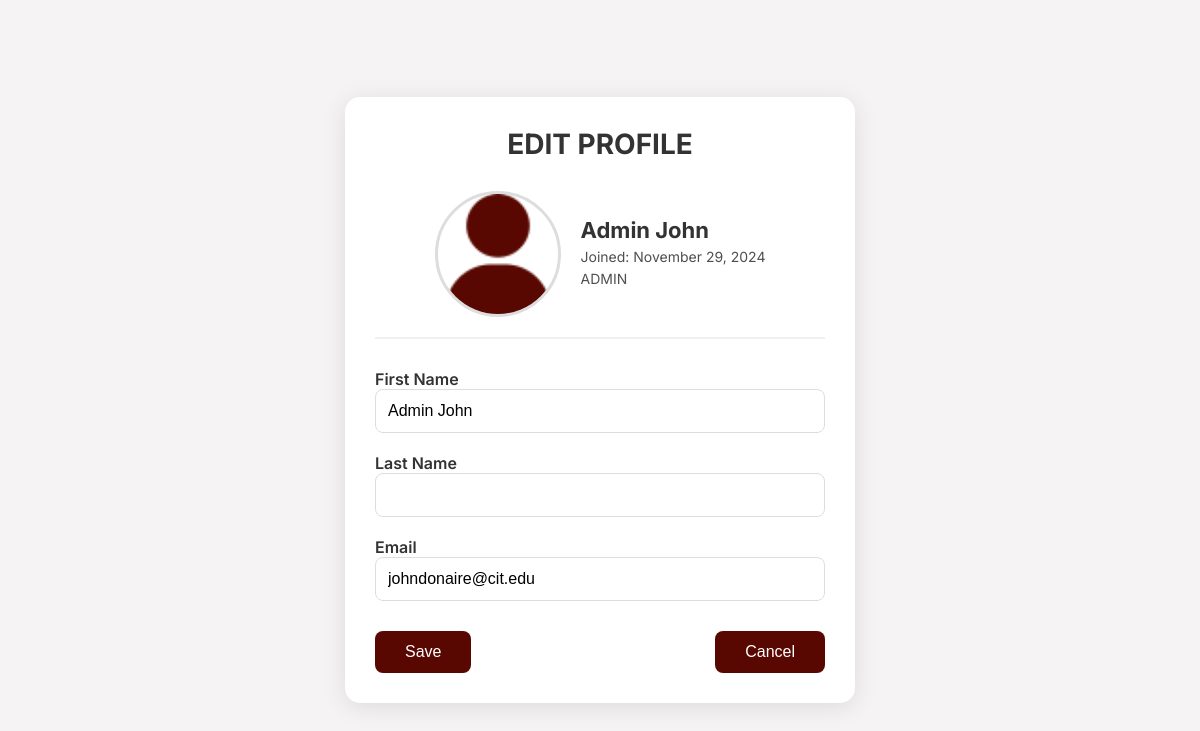
The page /dashboard/edit-profile/ (signed in) on the database its author committed.
### authentication/models.py (models this page shows, shortened)
class UserProfile(AbstractUser):  # Extending Django's built-in User model
    ROLE_CHOICES = [
        ('EMPLOYEE', 'Employee'),
        ('ADMIN', 'Admin'),
    ]
    role = models.CharField(max_length=20, choices=ROLE_CHOICES, default='EMPLOYEE')  # Add role field

### dashboard/views.py (the view, shortened to what this page needs)
# urls.py: path('edit-profile/', views.edit_profile_view, name='edit_profile'),
@login_required  # Ensure the user is logged in before accessing the edit profile page
def edit_profile_view(request):
    user_profile = request.user  # Get the logged-in user's profile
    full_name = f"{user_profile.first_name} {user_profile.last_name}"
    return render(request, 'edit_profile.html', {
        'user_profile': user_profile,
        'full_name': full_name,
        'date_joined': user_profile.date_joined.strftime('%B %d, %Y')  # Display formatted date joined
    })

### dashboard/templates/edit_profile.html (shortened to what this page needs)
<!DOCTYPE html>
<html lang="en">
<head>
</head>
<body>
    {% load static %}
    <div class="edit-profile-container">
        <div class="edit-profile-title">Edit Profile</div>
        <div class="profile-header">
            <img src="{% static 'images/user_icon.png' %}" alt="User Icon" class="user-icon">
            <div>
                <h2>{{ user.first_name }} {{ user.last_name }}</h2>
                <p>Joined: {{ user.date_joined|date:"F d, Y" }}</p>
                <p>{{ user.role }}</p>
            </div>
        </div>
        <form method="POST" enctype="multipart/form-data">
            <div class="form-group">
                <label for="first_name">First Name</label>
                <input type="text" name="first_name" id="first_name" value="{{ user.first_name }}">
            </div>
            <div class="form-group">
                <label for="last_name">Last Name</label>
                <input type="text" name="last_name" id="last_name" value="{{ user.last_name }}">
            </div>
            <div class="form-group">
                <label for="email">Email</label>
                <input type="email" name="email" id="email" value="{{ user.email }}">
            </div>
            <div class="button-container">
                <button type="submit">Save</button>
                <a href="{% url 'dashboard' %}">
                    <button type="button" class="cancel-btn">Cancel</button>
                </a>
            </div>
        </form>
    </div>
</body>
</html>

### dashboard/templates/edit_profile.html (style rules this page uses)
body { margin: 0; font-family: 'Inter', sans-serif; background: #F5F3F3; display: flex; justify-content: center; align-items: center; height: 100vh; }
.edit-profile-container { width: 450px; background: white; padding: 30px; box-shadow: 0px 4px 25px rgba(0, 0, 0, 0.1); border-radius: 15px; position: relative; overflow: hidden; }
.edit-profile-title { font-size: 28px; font-weight: 700; color: #333; margin-bottom: 30px; text-align: center; text-transform: uppercase; }
.form-group { margin-bottom: 20px; }
.form-group label { font-size: 16px; font-weight: 600; color: #333; margin-bottom: 8px; }
.form-group input, .form-group textarea { width: 100%; padding: 12px; border-radius: 8px; border: 1px solid #ddd; box-sizing: border-box; font-size: 16px; }
.button-container { display: flex; justify-content: space-between; margin-top: 30px; }
.button-container button { background: #580801; color: white; padding: 12px 30px; font-size: 16px; font-weight: 500; border-radius: 8px; border: none; cursor: pointer; text-align: center; transition: background 0.3s ease; }
.profile-header { display: flex; justify-content: center; align-items: center; margin-bottom: 30px; border-bottom: 2px solid #f0f0f0; padding-bottom: 20px; }
.profile-header img { width: 120px; height: 120px; border-radius: 50%; margin-right: 20px; border: 3px solid #ddd; }
.profile-header div { text-align: left; }
.profile-header div h2 { margin: 0; font-size: 22px; font-weight: 700; color: #333; }
.profile-header div p { margin: 5px 0; font-size: 14px; color: #524E4E; }

### rows shown on the page
UserProfile: first_name "Admin John", date_joined "November 29, 2024", role "ADMIN", email "johndonaire@cit.edu"
